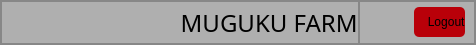
           <widget class="QFrame" name="frame_2">
            <property name="minimumSize">
             <size>
              <width>0</width>
              <height>45</height>
             </size>
            </property>
            <property name="maximumSize">
             <size>
              <width>16777215</width>
              <height>45</height>
             </size>
            </property>
            <property name="styleSheet">
             <string notr="true">background-color: rgb(175, 175, 175);</string>
            </property>
            <property name="frameShape">
             <enum>QFrame::StyledPanel</enum>
            </property>
            <property name="frameShadow">
             <enum>QFrame::Raised</enum>
            </property>
            <property name="lineWidth">
             <number>1</number>
            </property>
            <layout class="QHBoxLayout" name="horizontalLayout_4">
             <property name="spacing">
              <number>0</number>
             </property>
             <property name="leftMargin">
              <number>0</number>
             </property>
             <property name="topMargin">
              <number>0</number>
             </property>
             <property name="rightMargin">
              <number>0</number>
             </property>
             <property name="bottomMargin">
              <number>0</number>
             </property>
             <item>
              <widget class="QFrame" name="frame_7">
               <property name="frameShape">
                <enum>QFrame::StyledPanel</enum>
               </property>
               <property name="frameShadow">
                <enum>QFrame::Raised</enum>
               </property>
               <layout class="QHBoxLayout" name="horizontalLayout_3">
                <property name="spacing">
                 <number>0</number>
                </property>
                <property name="leftMargin">
                 <number>10</number>
                </property>
                <property name="topMargin">
                 <number>0</number>
                </property>
                <property name="rightMargin">
                 <number>0</number>
                </property>
                <property name="bottomMargin">
                 <number>0</number>
                </property>
                <item>
                 <widget class="QLabel" name="label_4">
                  <property name="font">
                   <font>
                    <family>Sans Serif Collection</family>
                    <pointsize>18</pointsize>
                    <weight>50</weight>
                    <bold>false</bold>
                   </font>
                  </property>
                  <property name="text">
                   <string>                           MUGUKU FARM</string>
                  </property>
                  <property name="alignment">
                   <set>Qt::AlignCenter</set>
                  </property>
                 </widget>
                </item>
               </layout>
              </widget>
             </item>
             <item>
              <widget class="QFrame" name="frame_6">
               <property name="maximumSize">
                <size>
                 <width>150</width>
                 <height>16777215</height>
                </size>
               </property>
               <property name="frameShape">
                <enum>QFrame::StyledPanel</enum>
               </property>
               <property name="frameShadow">
                <enum>QFrame::Raised</enum>
               </property>
               <layout class="QHBoxLayout" name="horizontalLayout_2">
                <property name="spacing">
                 <number>9</number>
                </property>
                <property name="leftMargin">
                 <number>0</number>
                </property>
                <property name="topMargin">
                 <number>0</number>
                </property>
                <property name="rightMargin">
                 <number>9</number>
                </property>
                <property name="bottomMargin">
                 <number>0</number>
                </property>
                <item>
                 <widget class="QLabel" name="label_6">
                  <property name="minimumSize">
                   <size>
                    <width>45</width>
                    <height>0</height>
                   </size>
                  </property>
                  <property name="maximumSize">
                   <size>
                    <width>45</width>
                    <height>16777215</height>
                   </size>
                  </property>
                  <property name="text">
                   <string/>
                  </property>
                  <property name="pixmap">
                   <pixmap resource="resources.qrc">:/icons/icons/user.png</pixmap>
                  </property>
                  <property name="scaledContents">
                   <bool>true</bool>
                  </property>
                 </widget>
                </item>
                <item>
                 <widget class="QPushButton" name="pushButton">
                  <property name="minimumSize">
                   <size>
                    <width>50</width>
                    <height>30</height>
                   </size>
                  </property>
                  <property name="cursor">
                   <cursorShape>PointingHandCursor</cursorShape>
                  </property>
                  <property name="toolTip">
                   <string extracomment="You will log out"/>
                  </property>
                  <property name="toolTipDuration">
                   <number>1</number>
                  </property>
                  <property name="layoutDirection">
                   <enum>Qt::RightToLeft</enum>
                  </property>
                  <property name="autoFillBackground">
                   <bool>false</bool>
                  </property>
                  <property name="styleSheet">
                   <string notr="true">background-color: rgb(185, 0, 9);
border-radius:5px</string>
                  </property>
                  <property name="text">
                   <string>    Logout</string>
                  </property>
                  <property name="icon">
                   <iconset resource="resources.qrc">
                    <normaloff>:/icons/icons/logout.png</normaloff>:/icons/icons/logout.png</iconset>
                  </property>
                 </widget>
                </item>
               </layout>
              </widget>
             </item>
            </layout>
           </widget>
